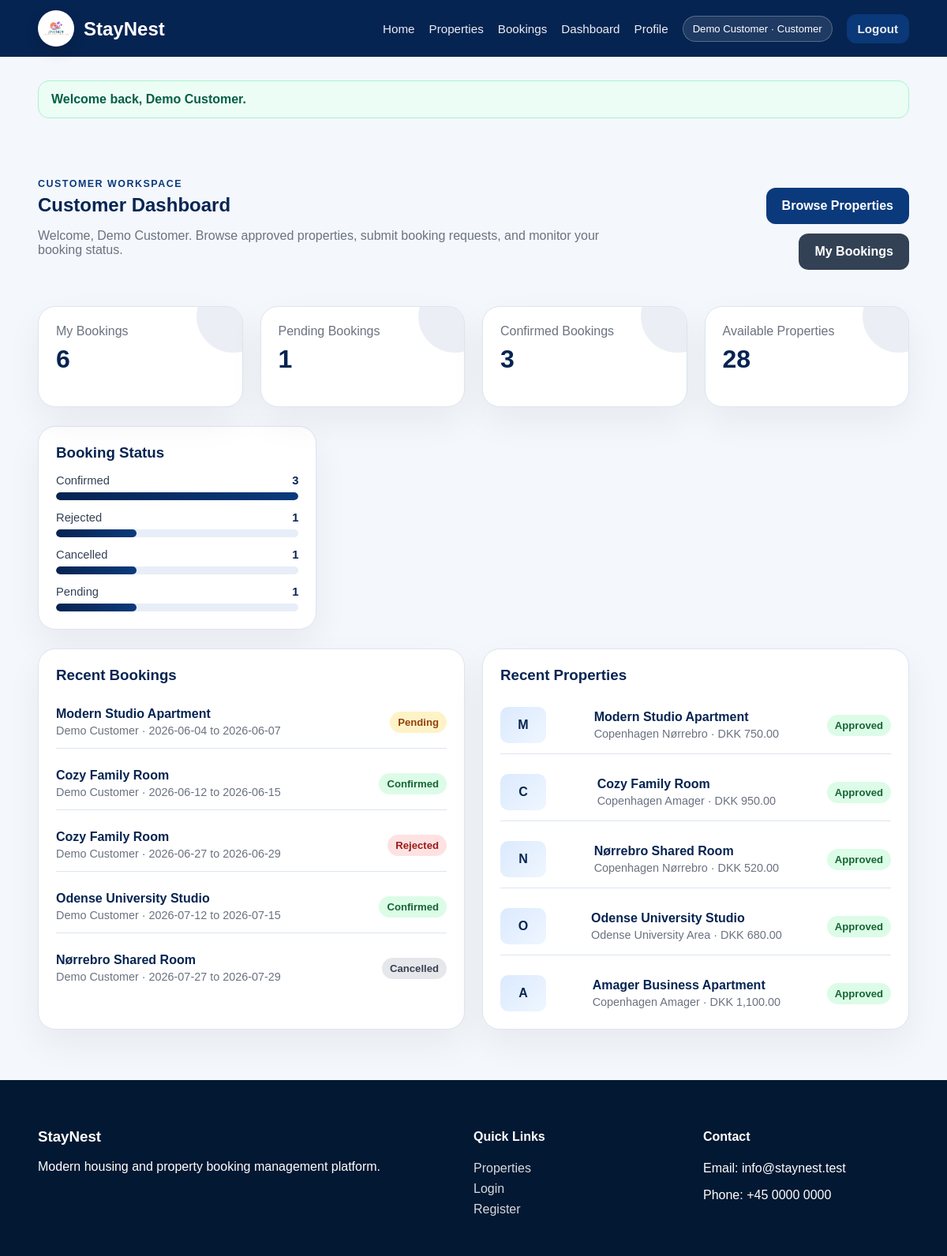
/public/dashboard (signed in), run on the app's committed database.
### tables this page shows
CREATE TABLE bookings (
    booking_id INT AUTO_INCREMENT PRIMARY KEY,
    user_id INT NOT NULL,
    property_id INT NOT NULL,
    booking_date DATE NOT NULL,
    check_in_date DATE NOT NULL,
    check_out_date DATE NOT NULL,
    total_price DECIMAL(10,2) NOT NULL DEFAULT 0.00,
    booking_status ENUM('pending','confirmed','rejected','cancelled') NOT NULL DEFAULT 'pending',
    created_at TIMESTAMP DEFAULT CURRENT_TIMESTAMP,
    updated_at TIMESTAMP DEFAULT CURRENT_TIMESTAMP ON UPDATE CURRENT_TIMESTAMP,
    CONSTRAINT fk_bookings_users
        FOREIGN KEY (user_id) REFERENCES users(user_id)
        ON DELETE CASCADE ON UPDATE CASCADE,
    CONSTRAINT fk_bookings_properties
        FOREIGN KEY (property_id) REFERENCES properties(property_id)
        ON DELETE CASCADE ON UPDATE CASCADE
);

CREATE TABLE properties (
    property_id INT AUTO_INCREMENT PRIMARY KEY,
    host_id INT NOT NULL,
    location_id INT NOT NULL,
    title VARCHAR(180) NOT NULL,
    description TEXT NULL,
    address VARCHAR(180) NULL,
    property_type VARCHAR(80) NOT NULL DEFAULT 'Apartment',
    bedrooms TINYINT UNSIGNED NOT NULL DEFAULT 1,
    bathrooms DECIMAL(3,1) NOT NULL DEFAULT 1.0,
    image VARCHAR(255) NULL,
    price DECIMAL(10,2) NOT NULL DEFAULT 0.00,
    category VARCHAR(80) NOT NULL DEFAULT 'Apartment',
    availability ENUM('available','unavailable') NOT NULL DEFAULT 'available',
    status ENUM('pending','approved','rejected') NOT NULL DEFAULT 'pending',
    created_at TIMESTAMP DEFAULT CURRENT_TIMESTAMP,
    updated_at TIMESTAMP DEFAULT CURRENT_TIMESTAMP ON UPDATE CURRENT_TIMESTAMP,
    CONSTRAINT fk_properties_hosts
        FOREIGN KEY (host_id) REFERENCES hosts(host_id)
        ON DELETE CASCADE ON UPDATE CASCADE,
    CONSTRAINT fk_properties_locations
        FOREIGN KEY (location_id) REFERENCES locations(location_id)
        ON DELETE RESTRICT ON UPDATE CASCADE
);

CREATE TABLE users (
    user_id INT AUTO_INCREMENT PRIMARY KEY,
    name VARCHAR(100) NOT NULL,
    email VARCHAR(150) NOT NULL UNIQUE,
    password VARCHAR(255) NOT NULL,
    phone VARCHAR(30) NULL,
    role ENUM('customer','host','staff','main_admin','booking_property_admin','host_location_admin') NOT NULL DEFAULT 'customer',
    status ENUM('active','inactive','blocked') NOT NULL DEFAULT 'active',
    account_status ENUM('active','pending','rejected') NOT NULL DEFAULT 'active',
    created_at TIMESTAMP DEFAULT CURRENT_TIMESTAMP,
    updated_at TIMESTAMP DEFAULT CURRENT_TIMESTAMP ON UPDATE CURRENT_TIMESTAMP
);

CREATE TABLE locations (
    location_id INT AUTO_INCREMENT PRIMARY KEY,
    city VARCHAR(100) NOT NULL,
    area VARCHAR(100) NULL,
    country VARCHAR(100) NOT NULL DEFAULT 'Denmark',
    postal_code VARCHAR(20) NULL,
    created_at TIMESTAMP DEFAULT CURRENT_TIMESTAMP,
    updated_at TIMESTAMP DEFAULT CURRENT_TIMESTAMP ON UPDATE CURRENT_TIMESTAMP
);

### app/core/Controller.php (called while the page is built, shortened)
<?php
class Controller
{
    protected function model(string $model): object
    {
        return new $model();
    }
    protected function view(string $view, array $data = []): void
    {
        extract($data);
        $viewFile = APP_ROOT . '/app/views/' . $view . '.php';
        require $viewFile;
    }
}

### app/controllers/DashboardController.php (called while the page is built, shortened)
<?php
class DashboardController extends Controller
{
    private User $userModel;
    private Property $propertyModel;
    private Booking $bookingModel;
    private Host $hostModel;
    private Location $locationModel;
    public function __construct()
    {
        $this->userModel = $this->model('User');
        $this->propertyModel = $this->model('Property');
        $this->bookingModel = $this->model('Booking');
        $this->hostModel = $this->model('Host');
        $this->locationModel = $this->model('Location');
    }
    public function index(): void
    {
        $role = Auth::role();
        $userId = Auth::userId();
        $dashboardMap = [
            'customer' => 'dashboards/customer',
            'host' => 'dashboards/host',
            'staff' => 'dashboards/staff',
            'main_admin' => 'dashboards/main_admin',
            'booking_property_admin' => 'dashboards/booking_property_admin',
            'host_location_admin' => 'dashboards/host_location_admin',
        ];
        $hostProfile = $role === 'host' ? $this->hostModel->findByUserId($userId) : null;
        $stats = $this->buildStats($role, $userId);
        $analytics = $this->buildAnalytics($role, $userId);
        $view = $dashboardMap[$role] ?? 'dashboards/customer';
        $this->view($view, [
            'title' => 'Dashboard',
            'user' => Auth::user(),
            'roleLabel' => Auth::roleLabel($role),
            'stats' => $stats,
            'analytics' => $analytics,
            'hostProfile' => $hostProfile,
        ]);
    }
    private function buildStats(?string $role, ?int $userId): array
    {
        if ($role === 'customer') {
            return [
                'my_bookings' => $this->bookingModel->countForCustomer((int) $userId),
                'pending_bookings' => $this->bookingModel->countForCustomerByStatus((int) $userId, 'pending'),
                'confirmed_bookings' => $this->bookingModel->countForCustomerByStatus((int) $userId, 'confirmed'),
                'available_properties' => $this->propertyModel->countApprovedAvailable(),
            ];
        }
        return [
            'users' => $this->userModel->countAll(),
            'properties' => $this->propertyModel->countAll(),
            'approved_properties' => $this->propertyModel->countByStatus('approved'),
            'pending_properties' => $this->propertyModel->countByStatus('pending'),
            'bookings' => $this->bookingModel->countAll(),
            'pending_bookings' => $this->bookingModel->countByStatus('pending'),
            'confirmed_bookings' => $this->bookingModel->countByStatus('confirmed'),
            'hosts' => $this->hostModel->countAll(),
            'locations' => $this->locationModel->countAll(),
            'confirmed_revenue' => $this->bookingModel->totalConfirmedRevenue(),
        ];
    }
    private function buildAnalytics(?string $role, ?int $userId): array
    {
        if ($role === 'customer') {
            return [
                'bookingStatus' => $this->bookingModel->statusBreakdownForCustomer((int) $userId),
                'recentBookings' => $this->bookingModel->recentForCustomer((int) $userId, 5),
                'recentProperties' => $this->propertyModel->recentApproved(5),
            ];
        }
        return [
            'userRoles' => $this->userModel->countByRole(),
            'propertyStatus' => $this->propertyModel->statusBreakdown(),
            'propertyAvailability' => $this->propertyModel->availabilityBreakdown(),
            'propertyCategories' => $this->propertyModel->categoryBreakdown(),
            'bookingStatus' => $this->bookingModel->statusBreakdown(),
            'monthlyRevenue' => $this->bookingModel->monthlyRevenue(6),
            'topLocations' => $this->locationModel->topLocations(5),
            'topHosts' => $this->hostModel->topHosts(5),
            'recentBookings' => $this->bookingModel->recent(5),
            'recentProperties' => $this->propertyModel->recent(5),
        ];
    }
}

### app/core/Router.php (called while the page is built, shortened)
<?php
class Router
{
    private string $defaultMethod = 'index';
    public function dispatch(): void
    {
        $url = $this->parseUrl();
        $methodName = $url[1] ?? $this->defaultMethod;
        $controller = new $controllerName();
        $params = array_slice($url, 2);
        call_user_func_array([$controller, $methodName], $params);
    }
    private function parseUrl(): array
    {
        $url = trim($_GET['url'], '/');
        $url = filter_var($url, FILTER_SANITIZE_URL);
        return explode('/', $url);
    }
}

### public/index.php (called while the page is built, shortened)
<?php
$router = new Router();
$router->dispatch();

### app/core/Model.php (called while the page is built, shortened)
<?php
class Model
{
    public function __construct()
    {
        $this->db = Database::connect();
    }
}

### app/core/Database.php (called while the page is built)
<?php
class Database
{
    private static ?PDO $connection = null;
    public static function connect(): PDO
    {
        if (self::$connection === null) {
            $dsn = 'mysql:host=' . DB_HOST . ';dbname=' . DB_NAME . ';charset=' . DB_CHARSET;
            $options = [
                PDO::ATTR_ERRMODE => PDO::ERRMODE_EXCEPTION,
                PDO::ATTR_DEFAULT_FETCH_MODE => PDO::FETCH_ASSOC,
                PDO::ATTR_EMULATE_PREPARES => false,
            ];
            try {
                self::$connection = new PDO($dsn, DB_USER, DB_PASS, $options);
            } catch (PDOException $e) {
                die('Database connection failed: ' . $e->getMessage());
            }
        }
        return self::$connection;
    }
}

### app/models/Booking.php (called while the page is built, shortened)
<?php
class Booking extends Model
{
    private function baseSelect(): string
    {
        return 'SELECT b.*, u.name AS customer_name, u.email AS customer_email, u.phone AS customer_phone,
                       p.title AS property_title, p.price AS property_price, p.category, p.availability AS property_availability, p.status AS property_status,
                       h.company_name, h.user_id AS host_user_id,
                       l.city, l.area, l.country, l.postal_code
                FROM bookings b
                INNER JOIN users u ON u.user_id = b.user_id
                INNER JOIN properties p ON p.property_id = b.property_id
                INNER JOIN hosts h ON h.host_id = p.host_id
                INNER JOIN locations l ON l.location_id = p.location_id';
    }
    public function statusBreakdownForCustomer(int $userId): array
    {
        $stmt = $this->db->prepare('SELECT booking_status AS label, COUNT(*) AS total FROM bookings WHERE user_id = :user_id GROUP BY booking_status ORDER BY total DESC');
        $stmt->execute(['user_id' => $userId]);
        return $stmt->fetchAll();
    }
    public function recentForCustomer(int $userId, int $limit = 5): array
    {
        $limit = max(1, min(20, $limit));
        $stmt = $this->db->prepare($this->baseSelect() . ' WHERE b.user_id = :user_id ORDER BY b.created_at DESC LIMIT ' . $limit);
        $stmt->execute(['user_id' => $userId]);
        return $stmt->fetchAll();
    }
}

### app/models/Property.php (called while the page is built, shortened)
<?php
class Property extends Model
{
    private function baseSelect(): string
    {
        return 'SELECT p.*, h.company_name, h.user_id AS host_user_id, u.name AS host_user_name, u.email AS host_email,
                       l.city, l.area, l.country, l.postal_code,
                       (SELECT COUNT(*) FROM bookings b WHERE b.property_id = p.property_id) AS booking_count
                FROM properties p
                INNER JOIN hosts h ON h.host_id = p.host_id
                INNER JOIN users u ON u.user_id = h.user_id
                INNER JOIN locations l ON l.location_id = p.location_id';
    }
    public function recentApproved(int $limit = 5): array
    {
        $limit = max(1, min(20, $limit));
        return $this->db->query($this->baseSelect() . ' WHERE p.status = "approved" ORDER BY p.created_at DESC LIMIT ' . $limit)->fetchAll();
    }
}

### app/views/dashboards/_analytics.php (the view, shortened to what this page needs)
<?php
if (!function_exists('staynest_render_bar_panel')) {
    function staynest_render_bar_panel(string $title, array $items, string $labelKey = 'label', string $valueKey = 'total'): void
    {
        $max = 0;
        foreach ($items as $item) {
            $max = max($max, (float) ($item[$valueKey] ?? 0));
        }
        ?>
        <div class="card report-panel">
            <h3><?= htmlspecialchars($title, ENT_QUOTES, 'UTF-8'); ?></h3>
            <?php if (empty($items)): ?>
                <p class="muted">No data available yet.</p>
            <?php else: ?>
                <div class="bar-list">
                    <?php foreach ($items as $item): ?>
                        <?php
                            $value = (float) ($item[$valueKey] ?? 0);
                            $width = $max > 0 ? max(6, ($value / $max) * 100) : 0;
                        ?>
                        <div class="bar-row">
                            <div class="bar-meta">
                                <span><?= htmlspecialchars(ucwords(str_replace('_', ' ', (string) ($item[$labelKey] ?? 'Unknown'))), ENT_QUOTES, 'UTF-8'); ?></span>
                                <strong><?= number_format($value, 0); ?></strong>
                            </div>
                            <div class="bar-track"><div class="bar-fill" style="width: <?= $width; ?>%;"></div></div>
                        </div>
                    <?php endforeach; ?>
                </div>
            <?php endif; ?>
        </div>
        <?php
    }
}
?>
<div class="analytics-grid">
    <?php staynest_render_bar_panel('Booking Status', $analytics['bookingStatus'] ?? []); ?>
</div>
<div class="report-two-column">
    <div class="card report-panel">
        <h3>Recent Bookings</h3>
        <?php if (empty($analytics['recentBookings'] ?? [])): ?>
            <p class="muted">No recent bookings yet.</p>
        <?php else: ?>
            <div class="compact-list">
                <?php foreach ($analytics['recentBookings'] as $booking): ?>
                    <div class="compact-item">
                        <div>
                            <strong><?= htmlspecialchars($booking['property_title'] ?? 'Property', ENT_QUOTES, 'UTF-8'); ?></strong>
                            <span><?= htmlspecialchars($booking['customer_name'] ?? 'Customer', ENT_QUOTES, 'UTF-8'); ?> · <?= htmlspecialchars($booking['check_in_date'] ?? '', ENT_QUOTES, 'UTF-8'); ?> to <?= htmlspecialchars($booking['check_out_date'] ?? '', ENT_QUOTES, 'UTF-8'); ?></span>
                        </div>
                        <span class="badge badge-booking-<?= htmlspecialchars($booking['booking_status'] ?? 'pending', ENT_QUOTES, 'UTF-8'); ?>"><?= htmlspecialchars(ucwords($booking['booking_status'] ?? 'Pending'), ENT_QUOTES, 'UTF-8'); ?></span>
                    </div>
                <?php endforeach; ?>
            </div>
        <?php endif; ?>
    </div>
    <div class="card report-panel">
        <h3>Recent Properties</h3>
        <?php if (empty($analytics['recentProperties'] ?? [])): ?>
            <p class="muted">No recent properties yet.</p>
        <?php else: ?>
            <div class="compact-list">
                <?php foreach ($analytics['recentProperties'] as $property): ?>
                    <div class="compact-item">
                        <?php
                            $imagePath = PUBLIC_PATH . '/uploads/properties/' . ($property['image'] ?? '');
                            $hasImage = !empty($property['image']) && is_file($imagePath);
                        ?>
                        <?php if ($hasImage): ?>
                            <img class="compact-thumb" src="<?= URL_ROOT; ?>/uploads/properties/<?= htmlspecialchars($property['image'], ENT_QUOTES, 'UTF-8'); ?>" alt="<?= htmlspecialchars($property['title'] ?? 'Property', ENT_QUOTES, 'UTF-8'); ?>">
                        <?php else: ?>
                            <div class="compact-thumb compact-thumb-fallback"><?= htmlspecialchars(substr($property['title'] ?? 'SN', 0, 1), ENT_QUOTES, 'UTF-8'); ?></div>
                        <?php endif; ?>
                        <div>
                            <strong><?= htmlspecialchars($property['title'] ?? 'Property', ENT_QUOTES, 'UTF-8'); ?></strong>
                            <span><?= htmlspecialchars(($property['city'] ?? '') . ' ' . ($property['area'] ?? ''), ENT_QUOTES, 'UTF-8'); ?> · DKK <?= number_format((float) ($property['price'] ?? 0), 2); ?></span>
                        </div>
                        <span class="badge badge-status-<?= htmlspecialchars($property['status'] ?? 'pending', ENT_QUOTES, 'UTF-8'); ?>"><?= htmlspecialchars(ucwords($property['status'] ?? 'Pending'), ENT_QUOTES, 'UTF-8'); ?></span>
                    </div>
                <?php endforeach; ?>
            </div>
        <?php endif; ?>
    </div>
</div>

### data on the page
bookings: property.title "Modern Studio Apartment", user.name "Demo Customer", check_in_date "2026-06-04", check_out_date "2026-06-07", booking_status "Pending"
bookings: property.title "Cozy Family Room", user.name "Demo Customer", check_in_date "2026-06-12", check_out_date "2026-06-15", booking_status "Confirmed"
bookings: property.title "Cozy Family Room", user.name "Demo Customer", check_in_date "2026-06-27", check_out_date "2026-06-29", booking_status "Rejected"
bookings: property.title "Odense University Studio", user.name "Demo Customer", check_in_date "2026-07-12", check_out_date "2026-07-15", booking_status "Confirmed"
bookings: property.title "Nørrebro Shared Room", user.name "Demo Customer", check_in_date "2026-07-27", check_out_date "2026-07-29", booking_status "Cancelled"
properties: title "M", title "Modern Studio Apartment", location.area "Copenhagen Nørrebro", price "750.00", status "Approved"
properties: title "C", title "Cozy Family Room", location.area "Copenhagen Amager", price "950.00", status "Approved"
properties: title "N", title "Nørrebro Shared Room", location.area "Copenhagen Nørrebro", price "520.00", status "Approved"
properties: title "O", title "Odense University Studio", location.area "Odense University Area", price "680.00", status "Approved"
properties: title "A", title "Amager Business Apartment", location.area "Copenhagen Amager", price "1,100.00", status "Approved"

### other printed values
Auth::name() "Demo Customer"
Auth::roleLabel() "Customer"
$flash['message'] "Welcome back, Demo Customer."
$user['name'] "Demo Customer"
$label "My Bookings"
$display "6"
$label "Pending Bookings"
$display "1"
$label "Confirmed Bookings"
$display "3"
$label "Available Properties"
$display "28"
$title "Booking Status"
str_replace('_', ' ', (string) ($item[$labelKey] ?? 'Unknown')) "Confirmed"
$value "3"
